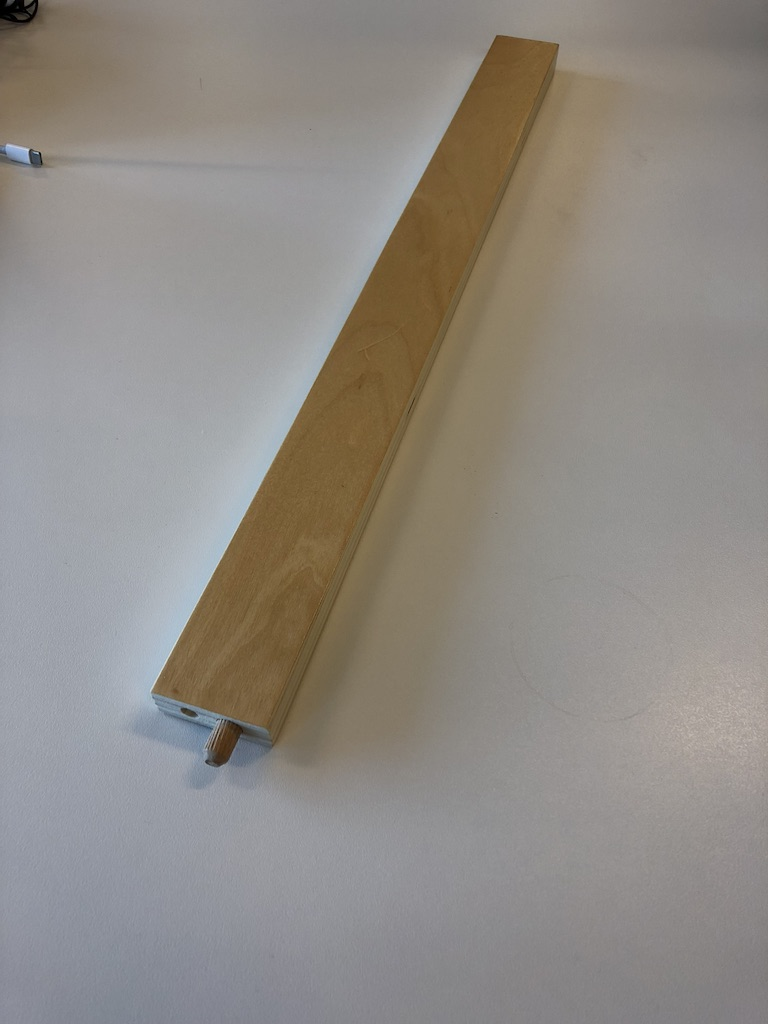
%> input picture ObjectDetectionPrototyping/edgeDetection/im1.jpg, 768 x 1024 px
$ octave --eval "result = coloredges(imread('im1.jpg'));"   (GNU Octave 9; MATLAB toolbox functions it lacks are replaced by stand-ins)
%> lines starting %> are read from the running program, lines starting %| are printed output that depends on the picture
function [edge_magnitude, edge_orientation] = coloredges(im)
%COLOREDGES Edges of a color image by the max gradient method.
%   [MAGNITUDE, ORIENTATION] = COLOREDGES(IMAGE)
%   Extracts the edges of a color image without converting it to grayscale.
%
%   Changes in color are detected even when the grayscale color of two
%   pixels are the same. The edge strength is typically greater or equal to
%   the magnitude obtained by simply filtering a grayscale image.
%
%   Optionally, the edge orientation can also be returned.
%
%   Example
%   -------
%   The image generated by the example code shows two edge types:
%     White - edges found by both methods.
%     Red - edges found only by the color method.
%
%   This clearly shows that a significant amount of information is lost by
%   the standard method, but it is recovered with the gradient method.
%
%     figure, im = imread('peppers.png'); imshow(im)
%
%     %get color edges and normalize magnitude
%     C = coloredges(im);
%     C = C / max(C(:));
%
%     %get grayscale edges and normalize magnitude
%     G_image = single(rgb2gray(im)) / 255;
%     G = sqrt(imfilter(G_image, fspecial('sobel')').^2 + imfilter(G_image, fspecial('sobel')).^2);
%     G = G / max(G(:));
%
%     %show comparison
%     figure, imshow(uint8(255 * cat(3, C, G, G)))
%
%   Algorithm
%   ---------
%   The RGB color of each pixel is treated as a 3D vector, and the strength
%   of the edge is the magnitude of the maximum gradient. This also works
%   if the image is in any other (3-dimensional) color space. Direct
%   formulas for the jacobian eigenvalues were used, so this function is
%   vectorized and yields good results without sacrificing performance.
%
%   Author: Joo F. Henriques
%

	%J is the jacobian, its elements are the partial derivatives of r/g/b
	%with respect to x/y. the edge strength is the greatest eigenvalue of:
	% J'*J
	% =
	% [ rx,  gx,  bx ] * [ rx,  ry ]
	% [ ry,  gy,  by ]   [ gx,  gy ]
	% 	                 [ bx,  by ]
	% =
	% [ rx^2 + gx^2 + bx^2,   rx*ry + gx*gy + bx*by ]
	% [ rx*ry + gx*gy + bx*by,   ry^2 + gy^2 + by^2 ]
	% =
	% [ Jx, Jxy ]
	% [ Jxy, Jy ]

	%smoothed partial derivatives using sobel filter (could use any other)
	im = single(im) / 255;
	yfilter = fspecial('prewitt');
	xfilter = yfilter';

	rx = imfilter(im(:,:,1), xfilter);
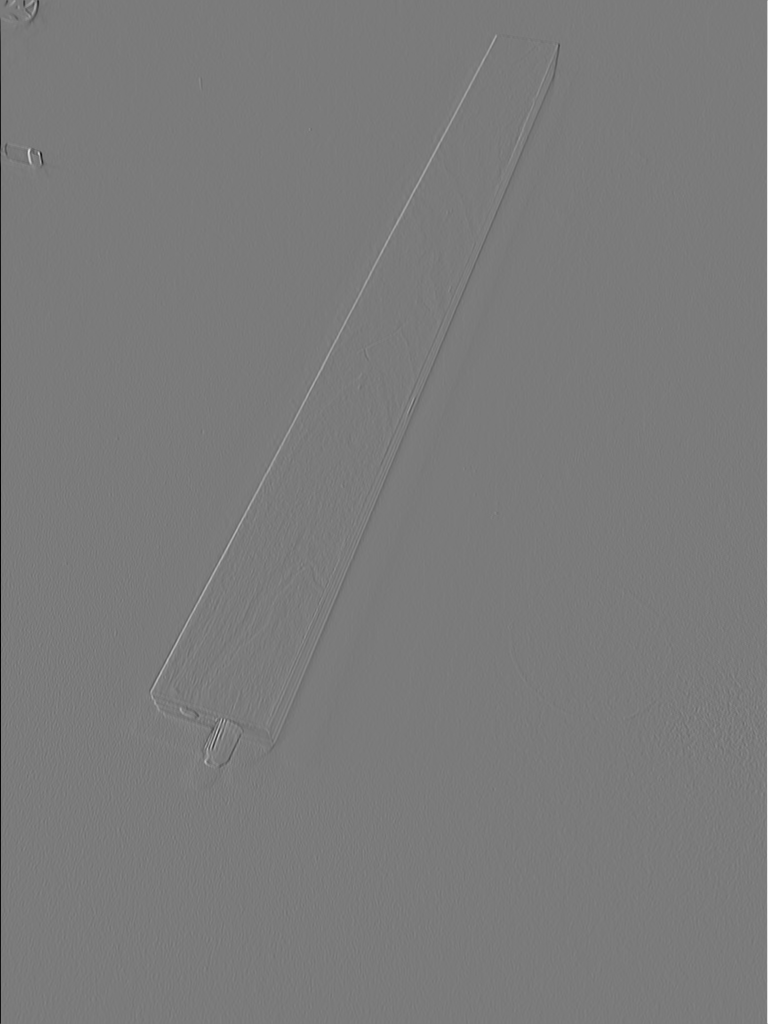
%> rx: size 1024x768 single; min -1.93, max 2.05, mean 1.6e-05; drawn with min black and max white
	gx = imfilter(im(:,:,2), xfilter);
	bx = imfilter(im(:,:,3), xfilter);

	ry = imfilter(im(:,:,1), yfilter);
	gy = imfilter(im(:,:,2), yfilter);
	by = imfilter(im(:,:,3), yfilter);

	Jx = rx.^2 + gx.^2 + bx.^2;
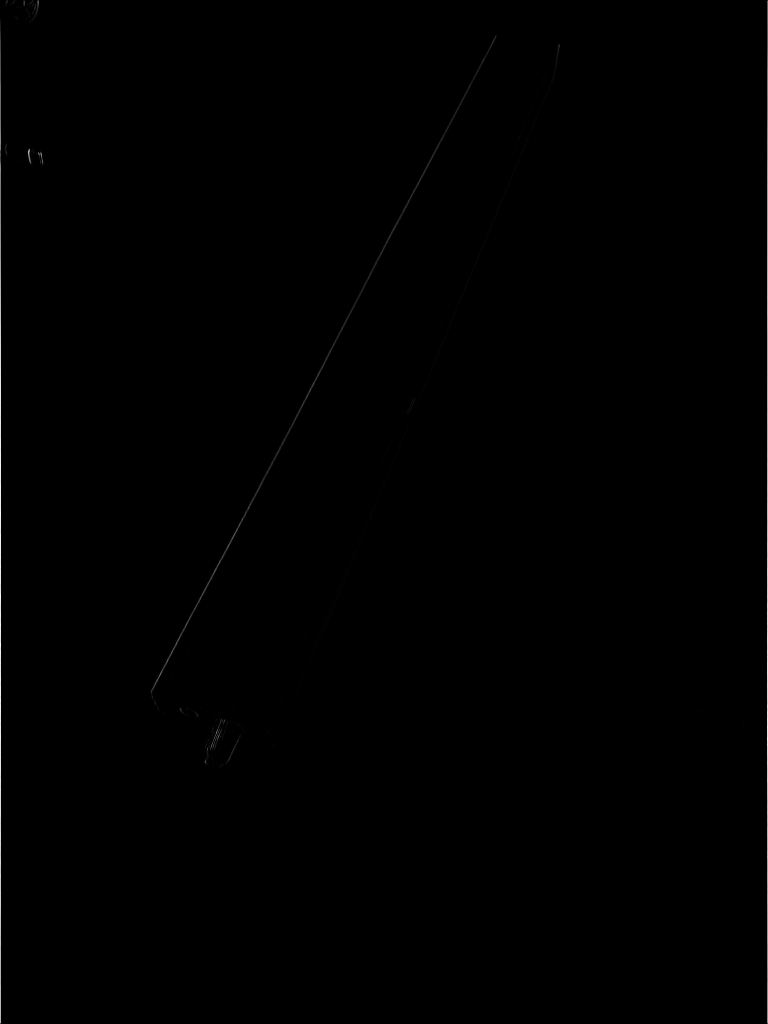
%> Jx: size 1024x768 single; min 0, max 11.92, mean 0.0291; drawn with min black and max white
	Jy = ry.^2 + gy.^2 + by.^2;
	Jxy = rx.*ry + gx.*gy + bx.*by;

	%compute first (greatest) eigenvalue of 2x2 matrix J'*J.
	%note that the abs() is only needed because some values may be slightly
	%negative due to round-off error.
	D = sqrt(abs(Jx.^2 - 2*Jx.*Jy + Jy.^2 + 4*Jxy.^2));
	e1 = (Jx + Jy + D) / 2;
	%the 2nd eigenvalue would be:  e2 = (Jx + Jy - D) / 2;

	edge_magnitude = sqrt(e1);

	if nargout > 1,
		%compute edge orientation (from eigenvector tangent)
		edge_orientation = atan2(-Jxy, e1 - Jy);
	end

end

$ run again, on ObjectDetectionPrototyping/edgeDetection/im2.jpg
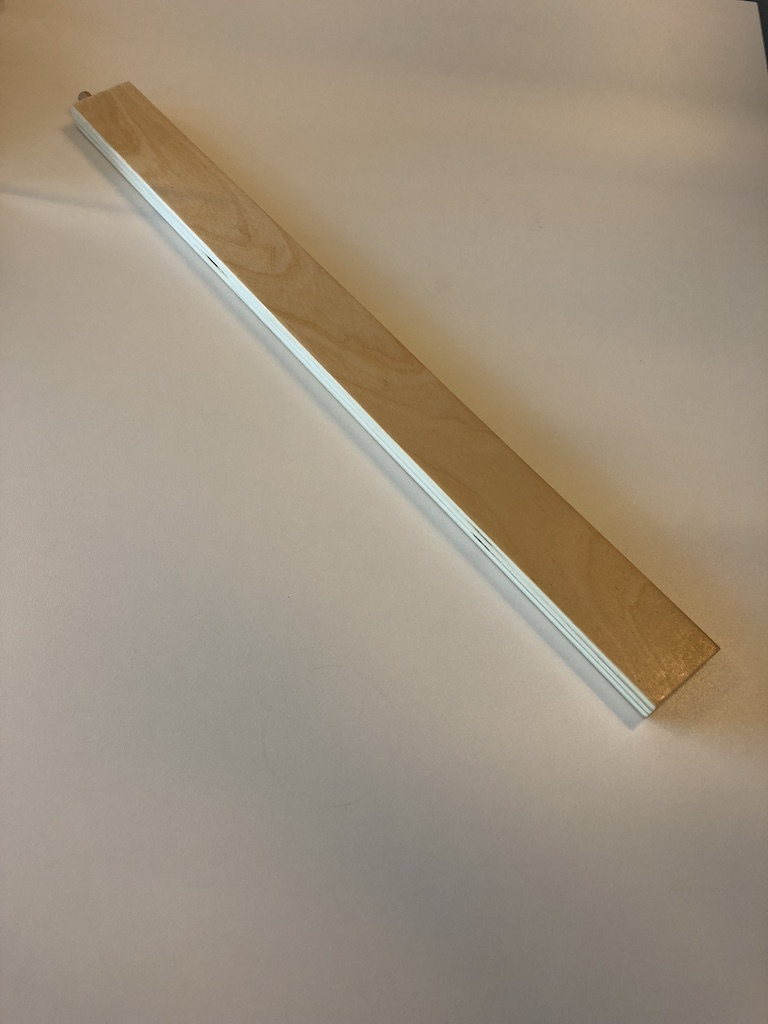
%> input picture ObjectDetectionPrototyping/edgeDetection/im2.jpg, 768 x 1024 px
%> in coloredges, `Jxy = rx.*ry + gx.*gy + bx.*by;`:
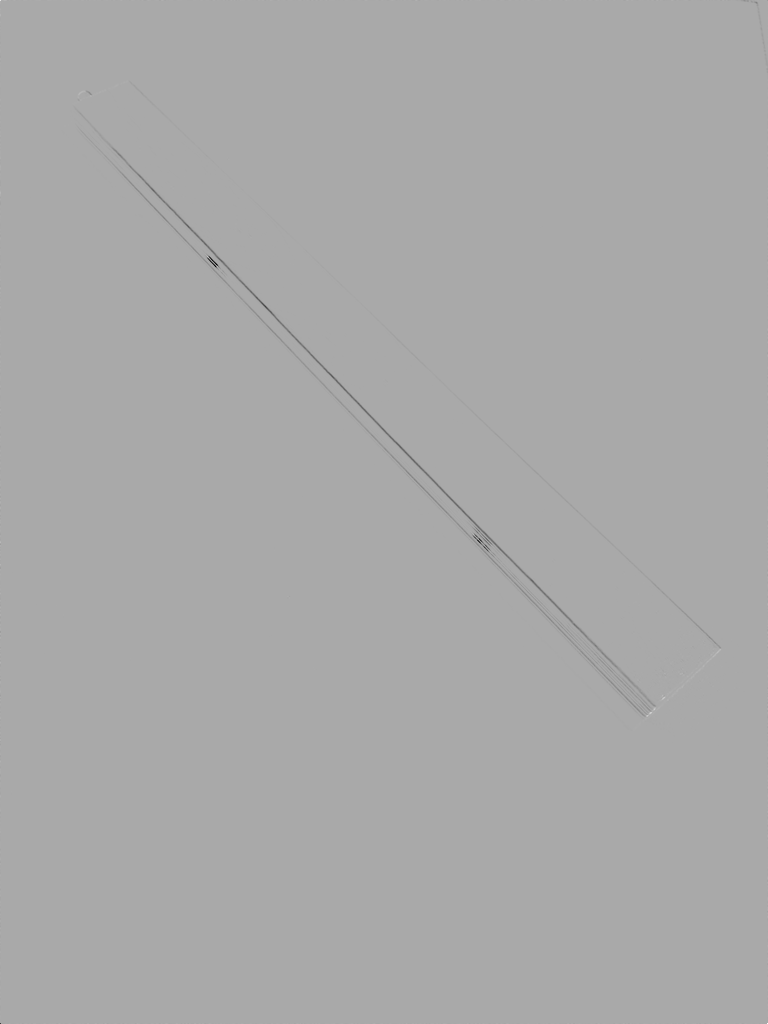
%> Jxy: size 1024x768 single; min -5.39, max 2.72, mean -0.00611; drawn with min black and max white
%> in coloredges, `edge_magnitude = sqrt(e1);`:
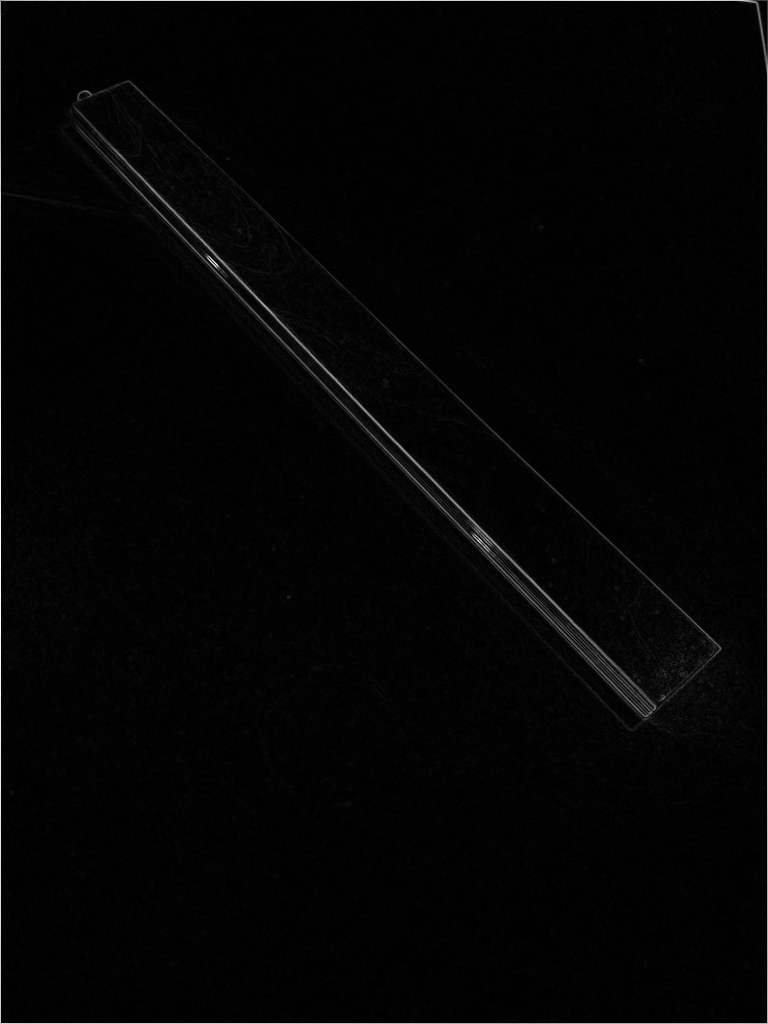
%> edge_magnitude: size 1024x768 single; min 0, max 3.51, mean 0.0618; drawn with min black and max white

$ run again, on ObjectDetectionPrototyping/edgeDetection/im3.jpg
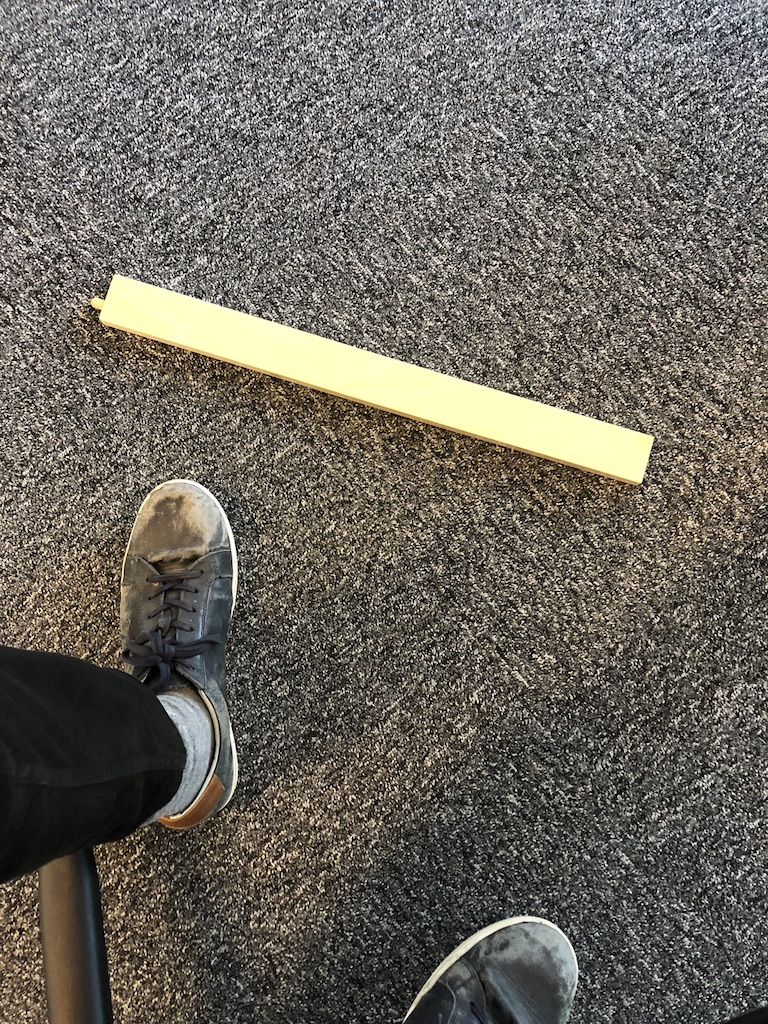
%> input picture ObjectDetectionPrototyping/edgeDetection/im3.jpg, 768 x 1024 px
%> in coloredges, `D = sqrt(abs(Jx.^2 - 2*Jx.*Jy + Jy.^2 + 4*Jxy.^2));`:
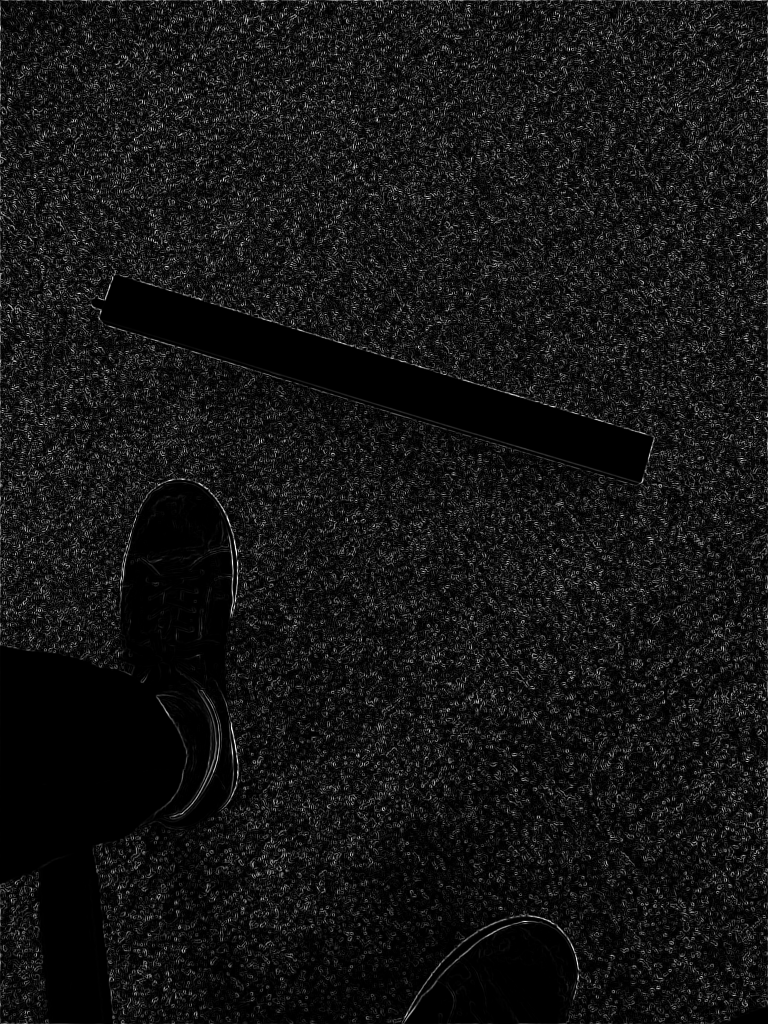
%> D: size 1024x768 single; min 0, max 26.42, mean 2.2; drawn with min black and max white
%> in coloredges, `edge_magnitude = sqrt(e1);`:
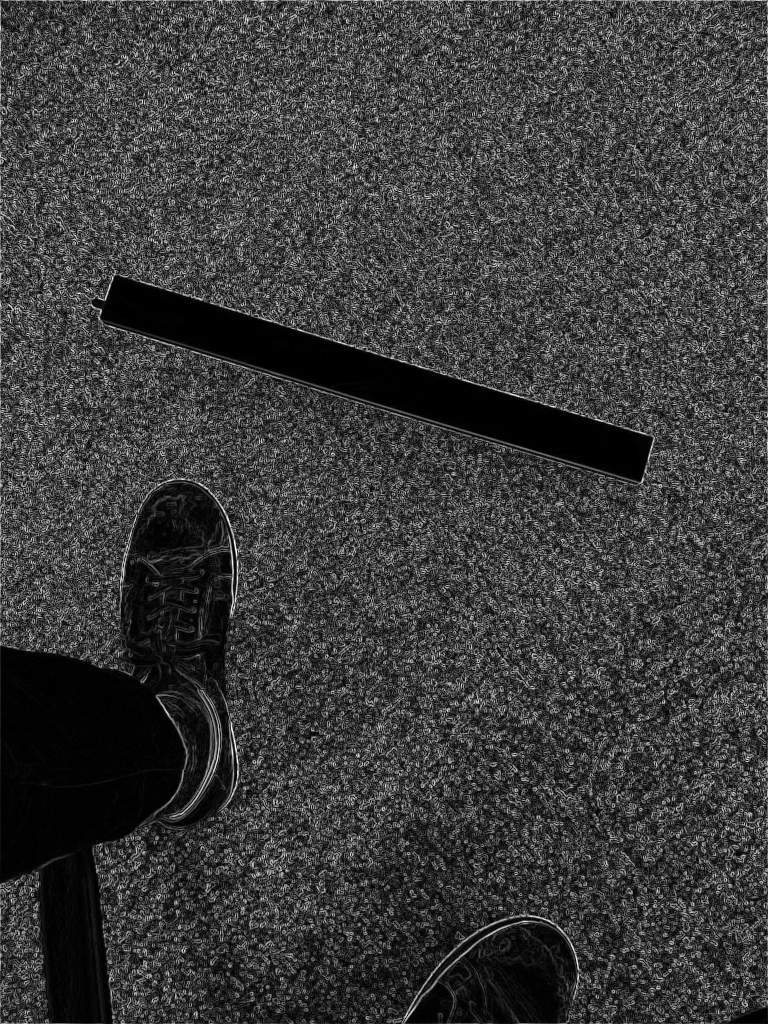
%> edge_magnitude: size 1024x768 single; min 0, max 5.14, mean 1.21; drawn with min black and max white

$ run again, on ObjectDetectionPrototyping/edgeDetection/im4.jpg
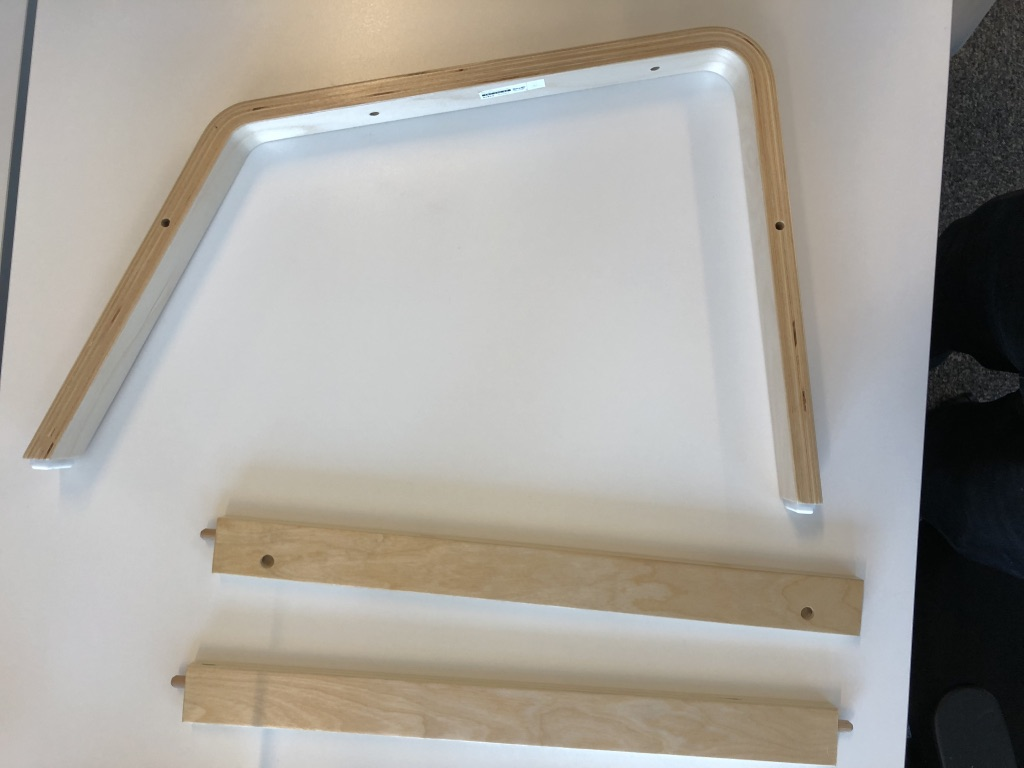
%> input picture ObjectDetectionPrototyping/edgeDetection/im4.jpg, 1024 x 768 px
%> in coloredges, `gy = imfilter(im(:,:,2), yfilter);`:
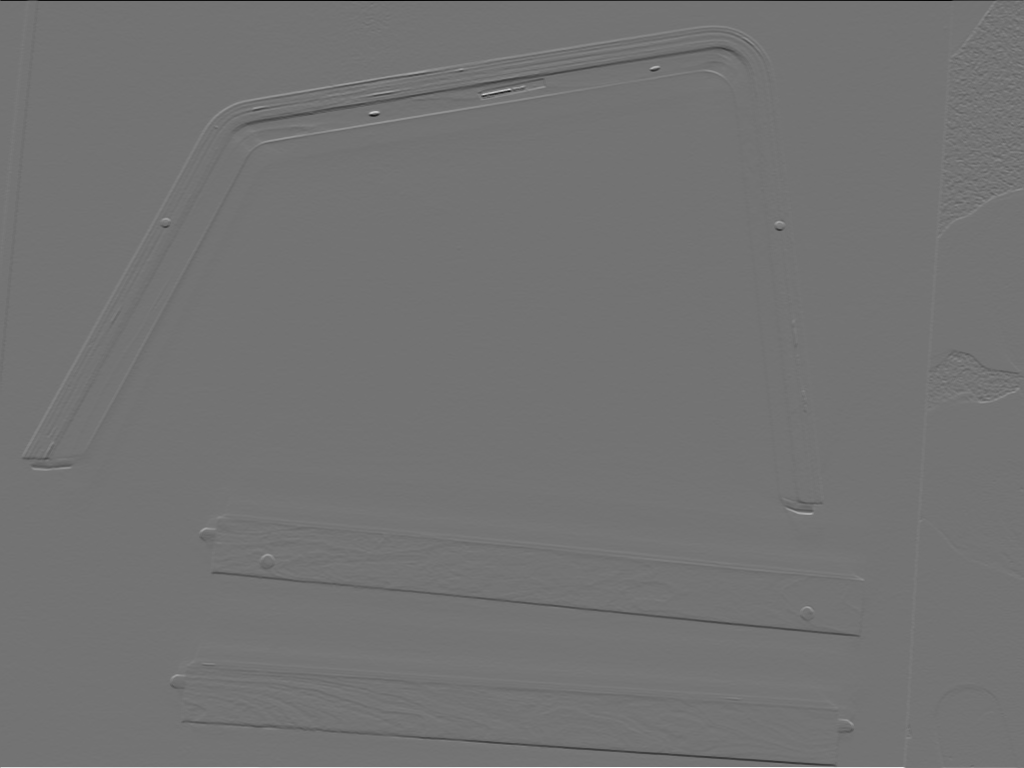
%> gy: size 768x1024 single; min -2.37, max 2.86, mean -0.000458; drawn with min black and max white
%> in coloredges, `edge_magnitude = sqrt(e1);`:
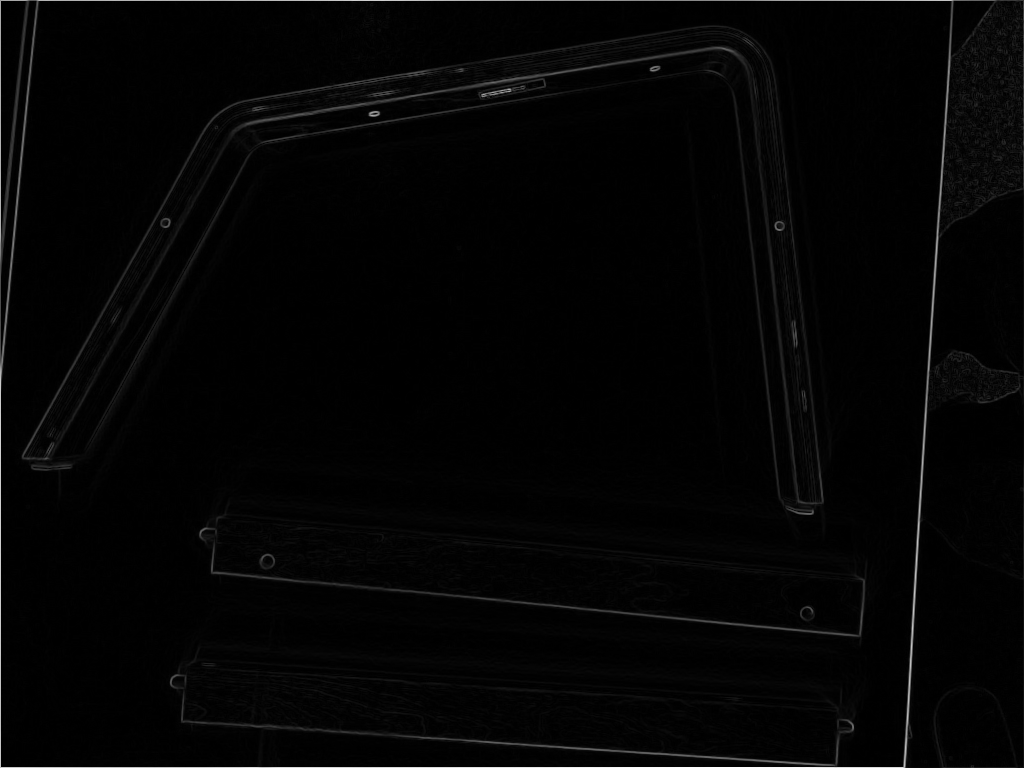
%> edge_magnitude: size 768x1024 single; min 0, max 4.93, mean 0.0854; drawn with min black and max white
